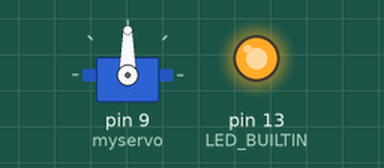
Simulated run of this sketch. Board: Teensy 4. On the bench: servo, output pins drawn as LEDs (lit = HIGH). Dashed ring = blinking. What the sketch prints to the serial monitor is not drawn.

Above: at 0.05 s.
At 5.05 s:
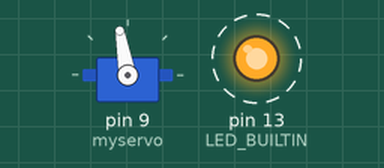
At 7.05 s:
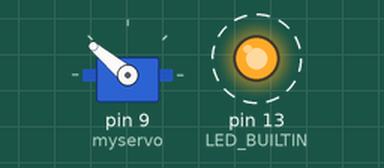
At 13.95 s:
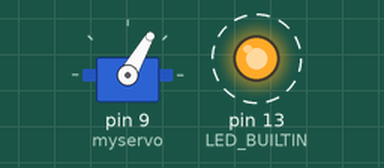
Timing chart, 0 to 18.2 s (numbered marks = the images above):
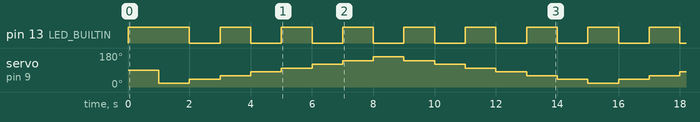

Measured:
- by itself, pin 13 (LED_BUILTIN): alternates HIGH for 1.0 s and LOW for 1.0 s
- by itself, servo on pin 9 (myservo): repeats every 14.0 s: 40° 1.0 s, 60° 1.0 s, 80° 1.0 s, 100° 1.0 s, 120° 1.0 s, 140° 1.0 s, 160° 1.0 s, 140° 1.0 s, 120° 1.0 s, 100° 1.0 s, 80° 1.0 s, 60° 1.0 s, 40° 1.0 s, 20° 1.0 s

The sketch:

Blink_IntvTimeServo.ino
```cpp
// https://forum.pjrc.com/threads/54711-Teensy-4-0-First-Beta-Test?p=194174&viewfull=1#post194174

#define HW_SERIAL Serial4 // pin 17 debug Tx only

#include <Servo.h>
Servo myservo;  // create servo object to control a servo

IntervalTimer ITtest;
volatile uint32_t jj = 0;

void TimeSome() {
  jj++;
}
char szAlpha[26][65];

elapsedMillis noDelay;
void setup() {
  HW_SERIAL.print( "  setup() millis=" );
  HW_SERIAL.println( millis() );
  pinMode(LED_BUILTIN, OUTPUT);
  digitalWrite( LED_BUILTIN, HIGH );
  myservo.attach(9);  // attaches the servo on pin 9 to the servo object
  while ( !Serial && millis() < 800 );
  HW_SERIAL.print( "  Serial millis=" );
  HW_SERIAL.println( millis() );
  if ( Serial ) Serial.println("\n" __FILE__ " " __DATE__ " " __TIME__);
  for ( int kk = 0; kk < 26; kk++ ) {
    for ( int ll = 0; ll < 64; ll++ )
      szAlpha[kk][ll] = kk + 'A';
    szAlpha[kk][63] = '\n';
    szAlpha[kk][64] = 0;
  }
  szAlpha[25][0] = '\t'; // Push Z's out to see then pass
  delayMicroseconds( 100 );
  ITtest.begin( TimeSome, 2);
  noDelay = 0;
}

bool flip = true;
int pos = 20;    // variable to store the servo position
int Sdir = 20;    // variable to store the servo position
uint32_t ii = 0, kk;
int cc = 0;
void loop() {
  ii++;
  if ( Serial ) {
    if ( cc == 25 ) {
      Serial.print( szAlpha[cc] );
      cc = 0;
    }
    else {
      Serial.print( szAlpha[cc] );
      cc++;
    }
  }

  if ( noDelay > 1000 ) {
    noDelay -= 1000;
    digitalWrite( LED_BUILTIN, flip );
    flip = !flip;
    HW_SERIAL.print( "ITcnt=" );
    HW_SERIAL.println( jj );
    HW_SERIAL.print( "loop() ii=" );
    HW_SERIAL.print( ii );
    HW_SERIAL.print( "   micros=" );
    HW_SERIAL.println( micros() );
    jj = 0;
    ii = 0;
    MoveServo();
  }
}

void MoveServo() {
  myservo.write(pos);  // tell servo to go to position in variable 'pos'
  pos += Sdir;    // variable to store the servo position
  HW_SERIAL.print( "pos=" );
  HW_SERIAL.println( pos );
  if ( pos < 30 ) {
    pos = 20;
    Sdir = 20;
  }
  if ( pos > 150 ) {
    pos = 160;
    Sdir = -20;
  }

}
```
